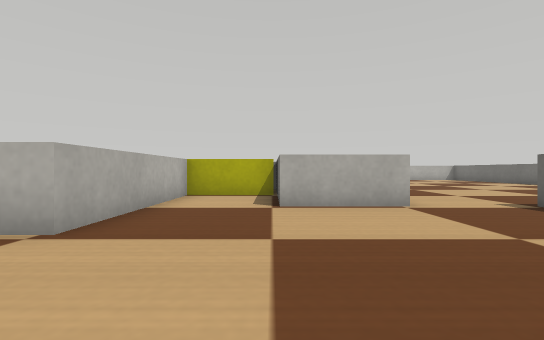
view 1 (above)

17 first-person views from a walk through a robot-simulator world made for Webots. The camera is 0.07 m above the floor, looks level and sees 85° across. The floor is counted in squares, 0.1 m on a side. Each view is taken from the middle of a square. On the plan, view 1 faces up. The plan holds only what a view shows up to about 10 squares ahead; the rest is blank. The place goes on beyond the plan. The robots in the file are not drawn. Simple shapes and patterns stand in for the simulator's stock objects.

view 2
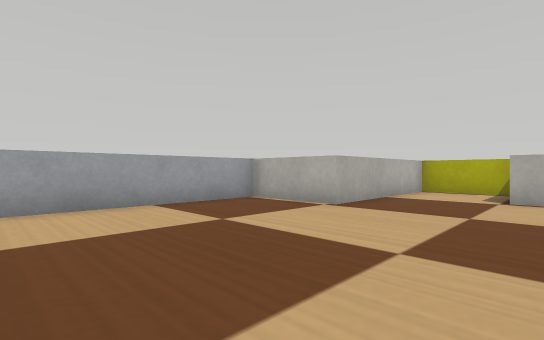

view 3
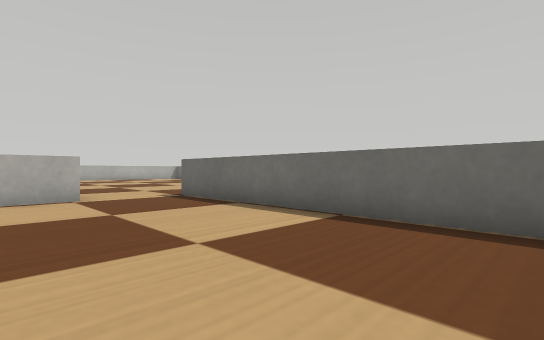

view 4
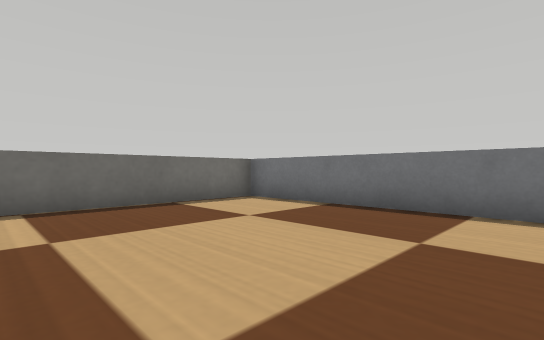

view 5
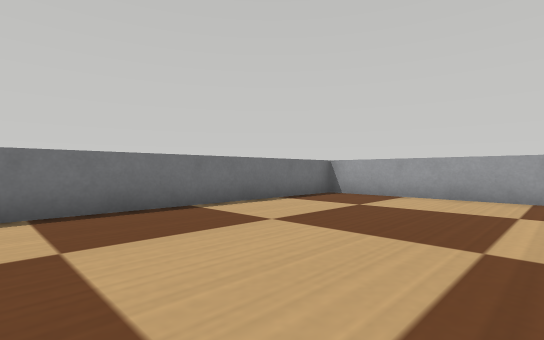

view 6
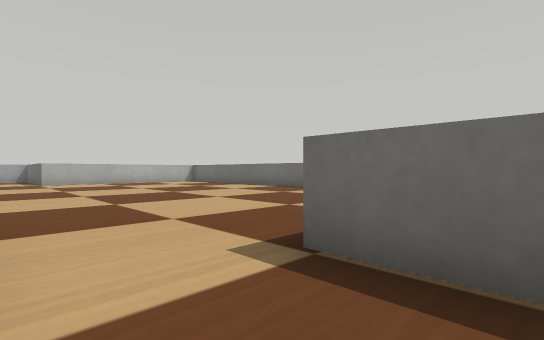

view 7
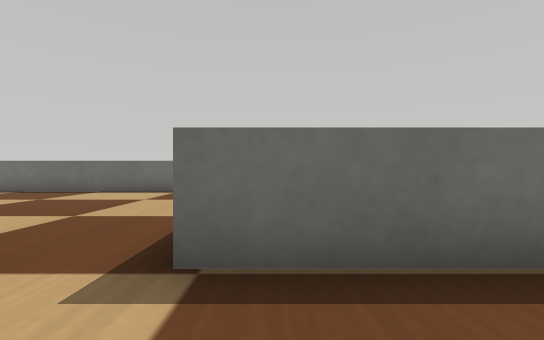

view 8
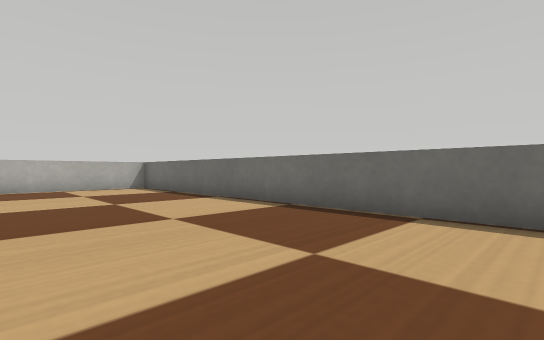

view 9
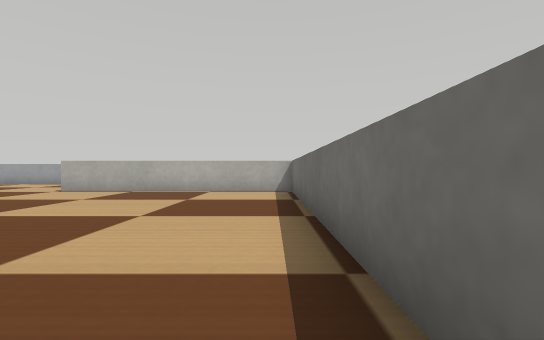

view 10
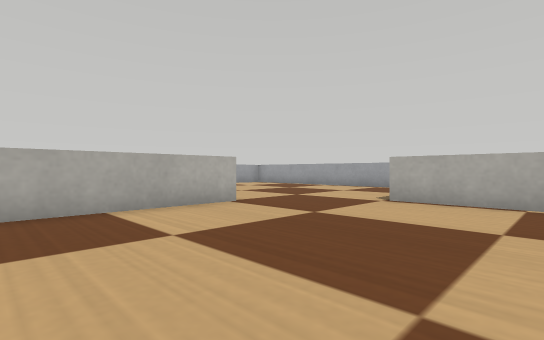

view 11
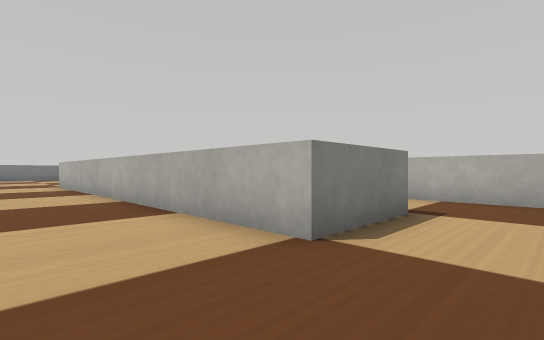

view 12
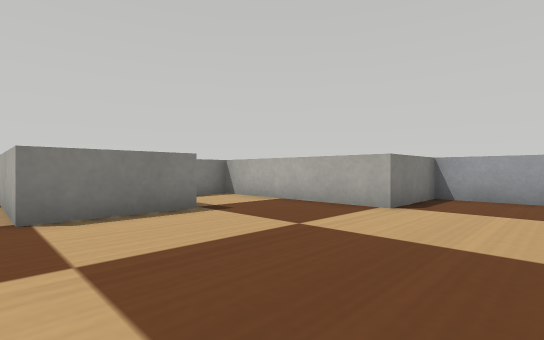

view 13
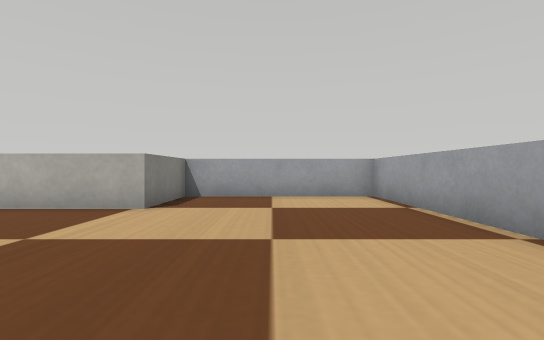

view 14
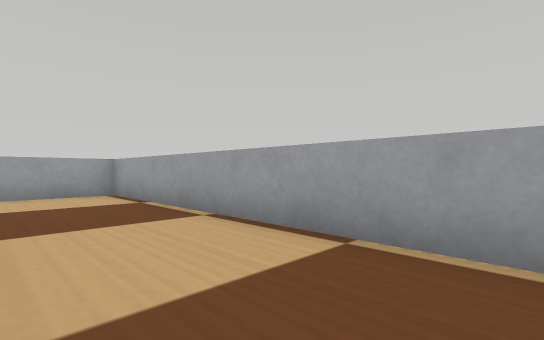

view 15
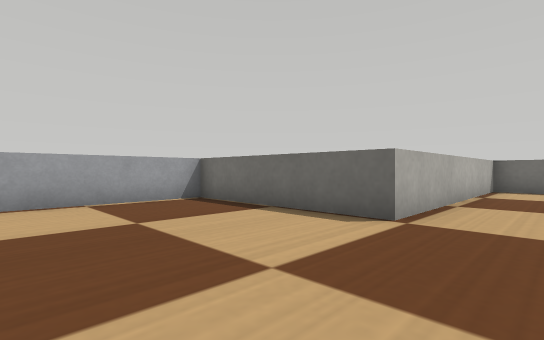

view 16
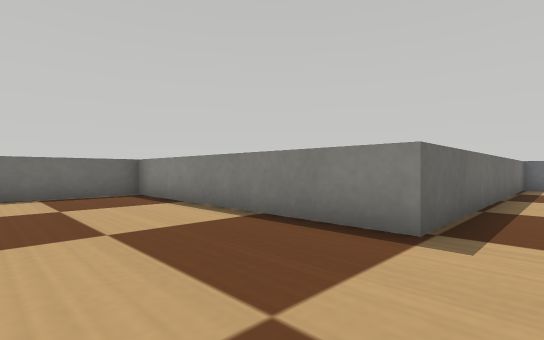

view 17
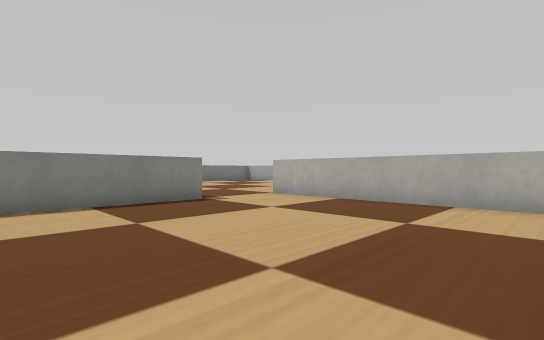

### Floor plan
Points are (right, up) in squares from view 1. A wall is a line through its corners. A room is listed if a view was taken in it or the views show most of it. See-through windows are left out.
Room 1 (views 1, 2, 3, 4, 5, 6, 7)
walls: (0.2, 6.1) (0.2, 7.2); (2.6, 5.7) (0.1, 5.7); (0.1, 8.2) (-2.4, 8.2) (-2.4, 3.2) (-4.9, 3.2) (-4.9, -4.3) (5.1, -4.3) (5.1, 5.7)
ways out: opening at (4, 6) to room 2
Room 2 (views 8, 9, 10, 11, 15, 16, 17)
walls: (0.1, 18.2) (2.6, 18.2) (2.6, 5.7); (5.1, 5.7) (12.7, 5.7) (12.7, 20.7) (5.1, 20.7); (-2.4, 20.7) (-2.4, 15.7) (-1.2, 15.7)
ways out: opening at (4, 6) to room 1; opening at (1.5, 21) to room 3
Room 3 (views 12, 13, 14)
walls: (5.1, 20.7) (5.1, 25.7) (-4.9, 25.7) (-4.9, 20.7) (-2.4, 20.7)
ways out: opening at (1.5, 21) to room 2

Positions as (right, up) in squares from view 1, and headings:
1: (0, 0), facing up
2: (1, -2), facing up-left
3: (1, -2), facing up-right
4: (-1, 1), facing down-right
5: (3, 1), facing down-left
6: (3, 4), facing up-right
7: (3, 5), facing right
8: (8, 9), facing up-right
9: (12, 11), facing up
10: (8, 14), facing up-left
11: (5, 20), facing down-left
12: (3, 23), facing down-left
13: (3, 23), facing left
14: (4, 23), facing up-left
15: (1, 19), facing up-right
16: (4, 9), facing down-right
17: (9, 12), facing down-left
